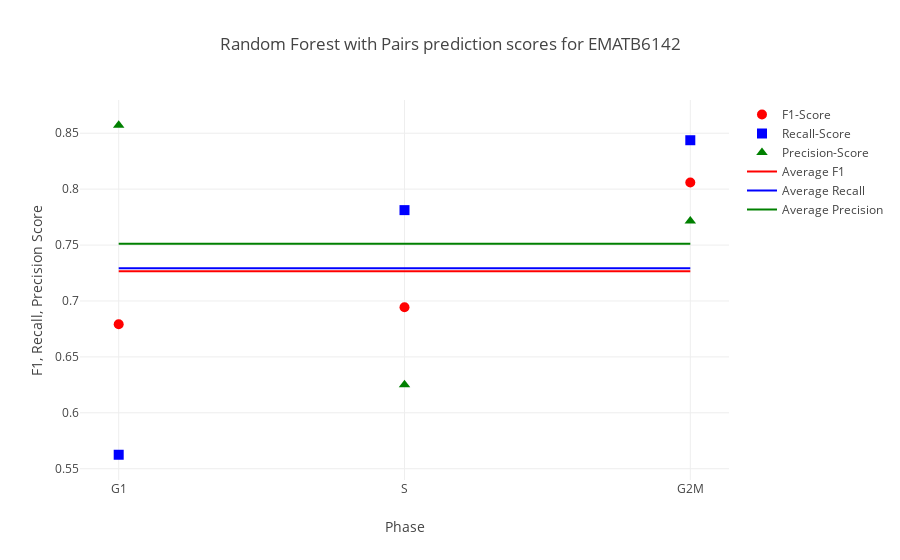

The notebook cell this image was saved under:
### Code cell
EMATB6142_rf_evaluation = helper.evaluate_prediction(EMATB6142_rf_prediction_table, EMATB6142_labels)
iplot(helper.plot_evaluation(*EMATB6142_rf_evaluation, xaxis=["G1","S","G2M"], xaxislbl="Phase", average=True, title="Random Forest with Pairs prediction scores for EMATB6142"))

### Figure 1 — Plotly figure (JSON) as saved in the notebook; plotly's stock layout.template omitted (floating-point values rounded to 4 significant figures)
{"data": [{"marker": {"color": "red", "size": 10, "symbol": "circle"}, "mode": "markers", "name": "F1-Score", "type": "scatter", "x": ["G1", "S", "G2M"], "y": [0.6792, 0.6944, 0.806]}, {"marker": {"color": "blue", "size": 10, "symbol": "square"}, "mode": "markers", "name": "Recall-Score", "type": "scatter", "x": ["G1", "S", "G2M"], "y": [0.5625, 0.7812, 0.8438]}, {"marker": {"color": "green", "size": 10, "symbol": "triangle-up"}, "mode": "markers", "name": "Precision-Score", "type": "scatter", "x": ["G1", "S", "G2M"], "y": [0.8571, 0.625, 0.7714]}, {"marker": {"color": "red", "size": 10}, "mode": "lines", "name": "Average F1", "type": "scatter", "x": ["G1", "S", "G2M"], "y": [0.7266, 0.7266, 0.7266]}, {"marker": {"color": "blue", "size": 10}, "mode": "lines", "name": "Average Recall", "type": "scatter", "x": ["G1", "S", "G2M"], "y": [0.7292, 0.7292, 0.7292]}, {"marker": {"color": "green", "size": 10}, "mode": "lines", "name": "Average Precision", "type": "scatter", "x": ["G1", "S", "G2M"], "y": [0.7512, 0.7512, 0.7512]}], "layout": {"title": "Random Forest with Pairs prediction scores for EMATB6142", "xaxis": {"title": "Phase"}, "yaxis": {"title": "F1, Recall, Precision Score"}}}
